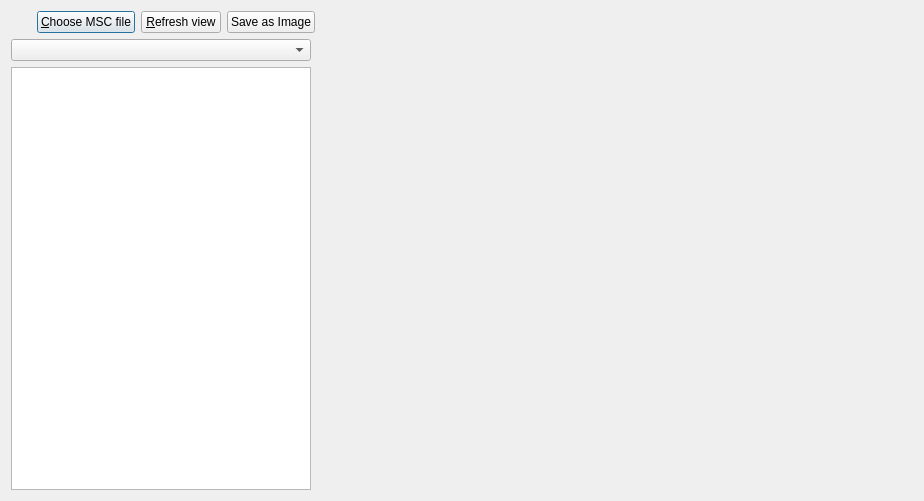
<?xml version="1.0" encoding="UTF-8"?>
<ui version="4.0">
 <class>EndToEndView</class>
 <widget class="QDialog" name="EndToEndView">
  <property name="geometry">
   <rect>
    <x>0</x>
    <y>0</y>
    <width>924</width>
    <height>501</height>
   </rect>
  </property>
  <property name="windowTitle">
   <string>End To End Dataflow</string>
  </property>
  <layout class="QGridLayout" name="gridLayout">
   <item row="0" column="0" colspan="2">
    <layout class="QHBoxLayout" name="horizontalLayout">
     <item>
      <widget class="QLabel" name="pathLabel">
       <property name="minimumSize">
        <size>
         <width>20</width>
         <height>0</height>
        </size>
       </property>
       <property name="text">
        <string/>
       </property>
      </widget>
     </item>
     <item>
      <widget class="QPushButton" name="pathButton">
       <property name="text">
        <string>&amp;Choose MSC file</string>
       </property>
      </widget>
     </item>
     <item>
      <widget class="QPushButton" name="refreshButton">
       <property name="text">
        <string>&amp;Refresh view</string>
       </property>
      </widget>
     </item>
     <item>
      <widget class="QPushButton" name="exportButton">
       <property name="text">
        <string>Save as Image</string>
       </property>
      </widget>
     </item>
     <item>
      <spacer name="horizontalSpacer">
       <property name="orientation">
        <enum>Qt::Horizontal</enum>
       </property>
       <property name="sizeHint" stdset="0">
        <size>
         <width>40</width>
         <height>20</height>
        </size>
       </property>
      </spacer>
     </item>
    </layout>
   </item>
   <item row="1" column="0">
    <widget class="QWidget" name="widget" native="true">
     <property name="maximumSize">
      <size>
       <width>300</width>
       <height>16777215</height>
      </size>
     </property>
     <layout class="QGridLayout" name="gridLayout_2">
      <property name="leftMargin">
       <number>0</number>
      </property>
      <property name="topMargin">
       <number>0</number>
      </property>
      <property name="rightMargin">
       <number>0</number>
      </property>
      <property name="bottomMargin">
       <number>0</number>
      </property>
      <item row="0" column="0">
       <widget class="QComboBox" name="fileSelectBox"/>
      </item>
      <item row="1" column="0">
       <widget class="QListView" name="leafDocsView">
        <property name="maximumSize">
         <size>
          <width>16777215</width>
          <height>16777215</height>
         </size>
        </property>
       </widget>
      </item>
     </layout>
    </widget>
   </item>
   <item row="1" column="1">
    <widget class="shared::ui::GraphicsViewBase" name="view" native="true"/>
   </item>
  </layout>
 </widget>
 <customwidgets>
  <customwidget>
   <class>shared::ui::GraphicsViewBase</class>
   <extends>QWidget</extends>
   <header>ui/graphicsviewbase.h</header>
   <container>1</container>
  </customwidget>
 </customwidgets>
 <resources/>
 <connections/>
</ui>
